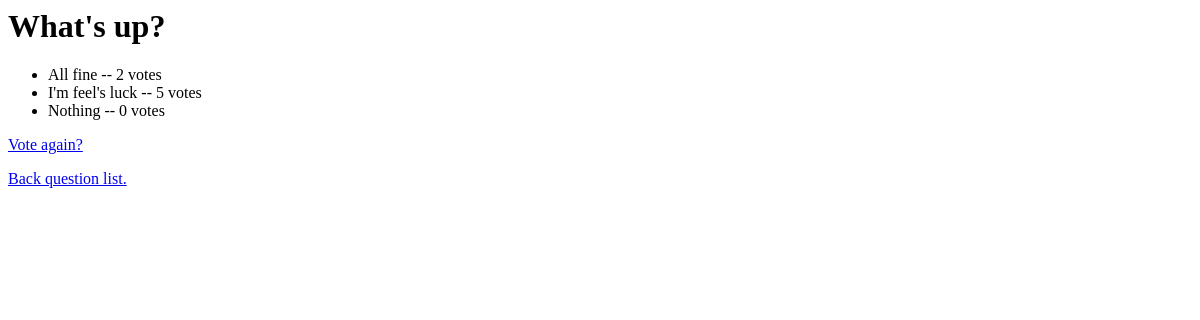
The page /polls/2/results/ on the database as committed earlier.
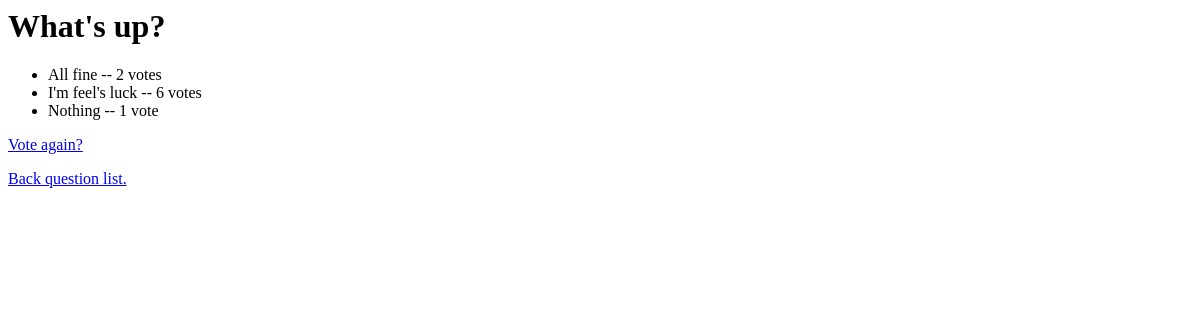
The same page on the database as committed later.
### polls/models.py (models this page shows, shortened)
class Choice(models.Model):
    question = models.ForeignKey(Question, on_delete=models.CASCADE)    # 外键关系: 每一个 Choice 关联到一个对应的 Question
    choice_text = models.CharField(max_length=200)                      # 选项的文本描述
    votes = models.IntegerField(default=0)                              # 投票数

### polls/views.py (the view)
# urls.py: re_path(r'^(?P<pk>[0-9]+)/results/$', views.ResultsView.as_view(), name='results'),
class ResultsView(generic.DetailView):  # 结果
    model = Question
    template_name = 'polls/results.html'

### polls/templates/polls/results.html
<h1>{{ question.question_text }}</h1>
<ul>
    {% for choice in question.choice_set.all %}
        <li>{{ choice.choice_text }} -- {{ choice.votes }} vote{{ choice.votes|pluralize }}</li>
    {% endfor %}
</ul>
<p><a href="{% url 'polls:detail' question.id %}">Vote again?</a></p>
<p><a href="{% url 'polls:index' %}">Back question list.</a></p>

Rows that differ between the two databases and show on the page:
changed Choice "I'm feel's luck": votes "5" → "6"
changed Choice "Nothing": votes "0" → "1"
